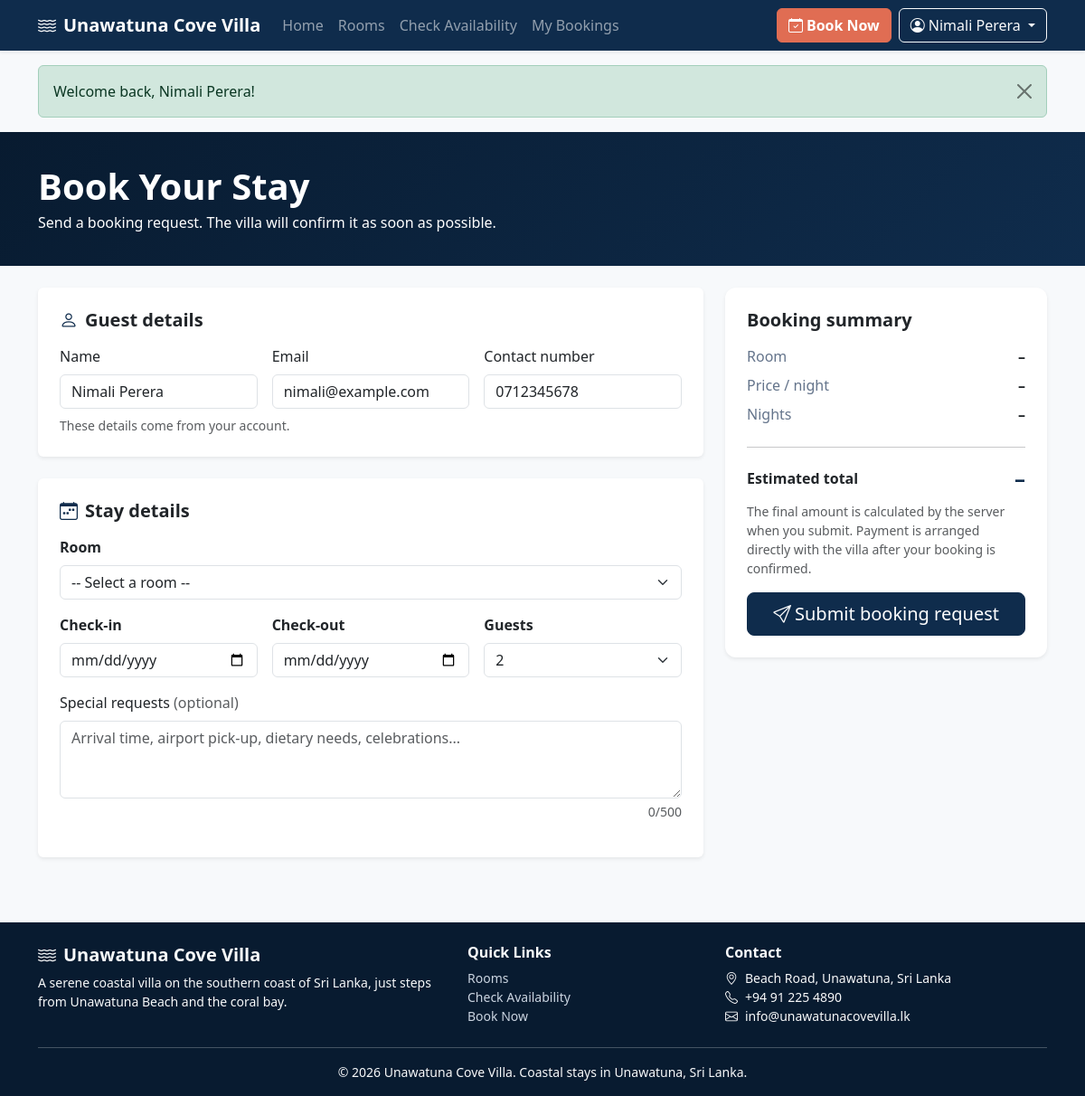
The app's page /book.php (signed in) with its own data.
### tables this page shows
CREATE TABLE users (
    user_id        INT UNSIGNED NOT NULL AUTO_INCREMENT,
    name           VARCHAR(100) NOT NULL,
    email          VARCHAR(150) NOT NULL,
    contact_number VARCHAR(20)  NOT NULL,
    password       VARCHAR(255) NOT NULL,           
    role           ENUM('guest','admin') NOT NULL DEFAULT 'guest',
    created_at     TIMESTAMP NOT NULL DEFAULT CURRENT_TIMESTAMP,
    PRIMARY KEY (user_id),
    UNIQUE KEY uq_users_email (email)
);

### includes/functions.php (called while the page is built, shortened)
<?php
function e(mixed $value): string
{
    return htmlspecialchars((string) $value, ENT_QUOTES | ENT_SUBSTITUTE, 'UTF-8');
}
function url(string $path = ''): string
{
    return BASE_URL . '/' . ltrim($path, '/');
}

### book.php (the view, shortened to what this page needs)
<?php
require_once __DIR__ . '/includes/auth.php';
$room_rows = $pdo->query(
    "SELECT room_id, room_name, room_type, price_per_night, max_guests
     FROM rooms WHERE room_status = 'active' ORDER BY room_name ASC"
)->fetchAll();
$rooms_by_id = [];
foreach ($room_rows as $r) {
    $rooms_by_id[(int) $r['room_id']] = $r;
}
$max_guests_all = (int) max(array_column($room_rows, 'max_guests'));
$stmt = $pdo->prepare('SELECT name, email, contact_number FROM users WHERE user_id = ? LIMIT 1');
$stmt->execute([current_user_id()]);
$guest = $stmt->fetch();
$is_post = $_SERVER['REQUEST_METHOD'] === 'POST';
$source  = $is_post ? $_POST : $_GET;
$room_id  = (int) ($source['room_id'] ?? 0);
$check_in = trim((string) ($source['check_in'] ?? ''));
$check_out = trim((string) ($source['check_out'] ?? ''));
$guests   = max(1, (int) ($source['guests'] ?? 2));
$special  = trim((string) ($source['special_requests'] ?? ''));
$summary_room   = $rooms_by_id[$room_id] ?? null;
$summary_nights = calculate_nights($check_in, $check_out);
$summary_total  = ($summary_room && $summary_nights > 0)
    ? calculate_total($summary_room['price_per_night'], $summary_nights)
    : 0.0;
require __DIR__ . '/includes/header.php';
?>
<div class="page-banner">
    <div class="container">
        <h1 class="fw-bold mb-1">Book Your Stay</h1>
        <p class="mb-0">Send a booking request. The villa will confirm it as soon as possible.</p>
    </div>
</div>
<div class="container py-4">
    <form method="post" action="" id="bookingForm" data-validate="booking"
          data-availability-url="<?= e(url('api/check-availability.php')) ?>" novalidate>
        <div class="row g-4">
            <div class="col-lg-8">
                <div class="card shadow-sm border-0 mb-4">
                    <div class="card-body p-4">
                        <h2 class="h5 fw-bold mb-3"><i class="bi bi-person me-2 text-ocean"></i>Guest details</h2>
                        <div class="row g-3">
                            <div class="col-md-4">
                                <label for="guest_name" class="form-label">Name</label>
                                <input type="text" id="guest_name" class="form-control" value="<?= e($guest['name']) ?>" readonly>
                            </div>
                            <div class="col-md-4">
                                <label for="guest_email" class="form-label">Email</label>
                                <input type="email" id="guest_email" class="form-control" value="<?= e($guest['email']) ?>" readonly>
                            </div>
                            <div class="col-md-4">
                                <label for="guest_contact" class="form-label">Contact number</label>
                                <input type="text" id="guest_contact" class="form-control" value="<?= e($guest['contact_number']) ?>" readonly>
                            </div>
                        </div>
                        <p class="form-text mb-0 mt-2">These details come from your account.</p>
                    </div>
                </div>
                <div class="card shadow-sm border-0">
                    <div class="card-body p-4">
                        <h2 class="h5 fw-bold mb-3"><i class="bi bi-calendar-week me-2 text-ocean"></i>Stay details</h2>
                        <div class="row g-3">
                            <div class="col-12">
                                <label for="room_id" class="form-label fw-semibold">Room</label>
                                <select class="form-select" id="room_id" name="room_id" required>
                                    <option value="">-- Select a room --</option>
                                </select>
                            </div>
                            <div class="col-md-4">
                                <label for="check_in" class="form-label fw-semibold">Check-in</label>
                                <input type="date" class="form-control" id="check_in" name="check_in"
                                       min="<?= e(date('Y-m-d')) ?>" value="<?= e($check_in) ?>" required>
                            </div>
                            <div class="col-md-4">
                                <label for="check_out" class="form-label fw-semibold">Check-out</label>
                                <input type="date" class="form-control" id="check_out" name="check_out"
                                       min="<?= e(date('Y-m-d', strtotime('+1 day'))) ?>" value="<?= e($check_out) ?>" required>
                            </div>
                            <div class="col-md-4">
                                <label for="guests" class="form-label fw-semibold">Guests</label>
                                <select class="form-select" id="guests" name="guests" required>
                                    <?php for ($i = 1; $i <= $max_guests_all; $i++): ?>
                                        <option value="<?= $i ?>"<?= $i === $guests ? ' selected' : '' ?>><?= $i ?></option>
                                    <?php endfor; ?>
                                </select>
                            </div>
                            <div class="col-12">
                                <label for="special_requests" class="form-label">
                                    Special requests <span class="text-muted">(optional)</span>
                                </label>
                                <textarea class="form-control" id="special_requests" name="special_requests"
                                          rows="3" maxlength="500"
                                          placeholder="Arrival time, airport pick-up, dietary needs, celebrations..."><?= e($special) ?></textarea>
                                <div class="d-flex justify-content-between">
                                    <div class="invalid-feedback d-block"></div>
                                    <div class="form-text ms-auto"><span id="requestCount"><?= mb_strlen($special) ?></span>/500</div>
                                </div>
                            </div>
                        </div>
                    </div>
                </div>
            </div>
            <div class="col-lg-4">
                <div class="card shadow-sm border-0 sticky-lg-top booking-panel">
                    <div class="card-body p-4">
                        <h2 class="h5 fw-bold mb-3">Booking summary</h2>
                        <dl class="row mb-0 summary-list">
                            <dt class="col-6">Room</dt>
                            <dd class="col-6 text-end" id="summaryRoom"><?= $summary_room ? e($summary_room['room_name']) : '&ndash;' ?></dd>
                            <dt class="col-6">Price / night</dt>
                            <dd class="col-6 text-end" id="summaryPrice"><?= $summary_room ? e(format_lkr($summary_room['price_per_night'])) : '&ndash;' ?></dd>
                            <dt class="col-6">Nights</dt>
                            <dd class="col-6 text-end" id="summaryNights"><?= $summary_nights > 0 ? $summary_nights : '&ndash;' ?></dd>
                        </dl>
                        <hr>
                        <div class="d-flex justify-content-between align-items-center">
                            <span class="fw-semibold">Estimated total</span>
                            <span class="fs-4 fw-bold text-ocean" id="summaryTotal"><?= $summary_total > 0 ? e(format_lkr($summary_total)) : '&ndash;' ?></span>
                        </div>
                        <p class="small text-muted mt-2">
                            The final amount is calculated by the server when you submit. Payment is arranged directly with
                            the villa after your booking is confirmed.
                        </p>
                        <button type="submit" class="btn btn-ocean btn-lg w-100" id="submitBtn">
                            <i class="bi bi-send me-1"></i>Submit booking request
                        </button>
                    </div>
                </div>
            </div>
        </div>
    </form>
</div>
<?php require __DIR__ . '/includes/footer.php'; ?>

### assets/css/style.css (style rules this page uses)
:root { --ocean: #0F2C4C; --ocean-dark: #081B30; --ocean-light: #EBF1F6; --sand: #F7F9FB; --sun: #E06D53; --sun-dark: #C9583F; --text: #1E293B; --radius: 0.75rem; }
body { color: var(--text); background-color: var(--sand); font-family: system-ui, -apple-system, "Segoe UI", Roboto, "Helvetica Neue", Arial, sans-serif; }
.text-ocean { color: var(--ocean) !important; }
.btn-ocean { background-color: var(--ocean); border-color: var(--ocean); color: #fff; }
.page-banner { background: linear-gradient(135deg, var(--ocean-dark), var(--ocean)); color: #fff; padding: 2.25rem 0; }
.booking-panel { border-radius: var(--radius); }
@media (min-width: 992px) { .booking-panel.sticky-lg-top { top: 5.5rem; } }
.summary-list dt { font-weight: 500; color: #64748B; }
.summary-list dd { margin-bottom: .5rem; font-weight: 600; }

### records on screen
users: name "Nimali Perera", email "nimali@example.com", contact_number "0712345678"

### other values on screen
VILLA_NAME "Unawatuna Cove Villa"
current_user_name() "Nimali Perera"
$flash['message'] "Welcome back, Nimali Perera!"
mb_strlen($special) "0"
form field guests "2"
